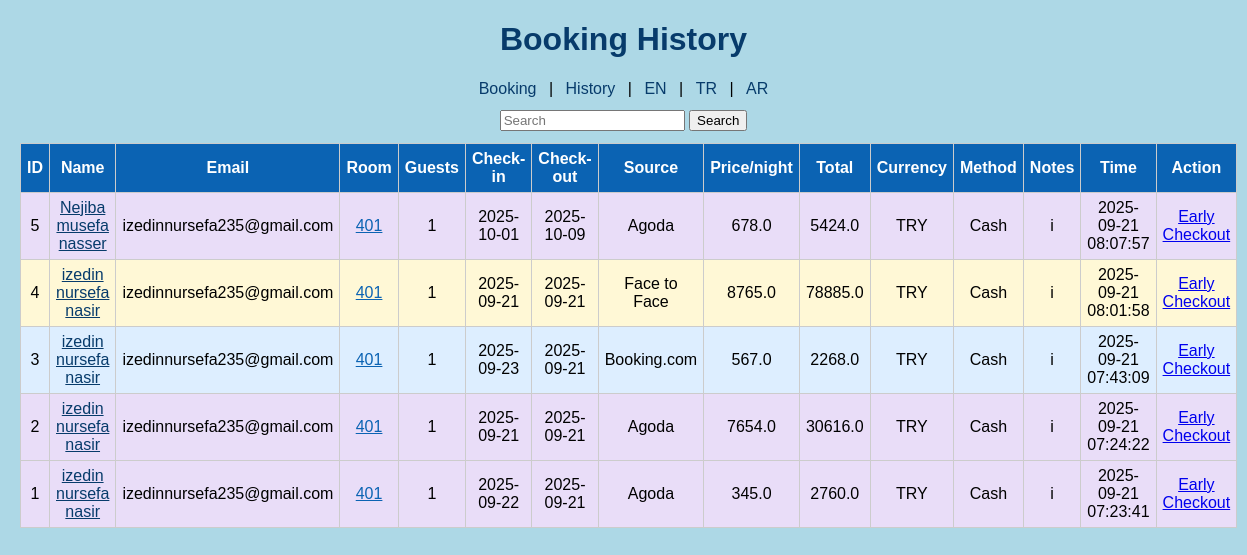
The app's page /history with its own data.
### tables this page shows
CREATE TABLE bookings(
            id INTEGER PRIMARY KEY AUTOINCREMENT,
            name TEXT,
            email TEXT,
            room TEXT,
            guests INTEGER,
            checkin TEXT,
            checkout TEXT,
            source TEXT,
            price_per_night REAL,
            amount_total REAL,
            currency TEXT,
            method TEXT,
            notes TEXT,
            pending INTEGER DEFAULT 0,
            time TEXT
        , amount REAL DEFAULT 0);

### app.py (the view)
@app.route("/history")
def history():
    lang = request.args.get('lang','en')
    t = translations.get(lang, translations['en'])
    q = request.args.get('q','').strip()
    room_filter = request.args.get('room','').strip()
    db = get_db()
    if room_filter:
        rows = db.execute("SELECT * FROM bookings WHERE room=? ORDER BY id DESC", (room_filter,)).fetchall()
    elif q:
        rows = db.execute("SELECT * FROM bookings WHERE name LIKE ? ORDER BY id DESC", ('%'+q+'%',)).fetchall()
    else:
        rows = db.execute("SELECT * FROM bookings ORDER BY id DESC").fetchall()
    return render_template('history.html', history=rows, translations=t, lang=lang, query=q)

### app.py (called while the page is built)
def get_db():
    conn = sqlite3.connect(DB, check_same_thread=False)
    conn.row_factory = sqlite3.Row
    return conn

### templates/history.html (shortened to what this page needs)
<!DOCTYPE html>
<html lang="{{ lang }}">
<head>
</head>
<body>
  <h1>Booking History</h1>
  <nav>
    <a href="/booking?lang={{ lang }}">Booking</a> |
    <a href="/history?lang={{ lang }}">History</a> |
    <a href="/history?lang=en">EN</a> |
    <a href="/history?lang=tr">TR</a> |
    <a href="/history?lang=ar">AR</a>
  </nav>
  <div class="search">
    <form method="get" action="/history">
      <input type="text" name="q" placeholder="{{ translations.search }}" value="{{ query }}">
      <button type="submit">{{ translations.search }}</button>
    </form>
  </div>
  <table>
    <tr>
      <th>ID</th><th>Name</th><th>Email</th><th>Room</th><th>Guests</th>
      <th>Check-in</th><th>Check-out</th><th>Source</th><th>Price/night</th>
      <th>Total</th><th>Currency</th><th>Method</th><th>Notes</th><th>Time</th><th>Action</th>
    </tr>
    {% for r in history %}
      {% set css = '' %}
      {% if r['source'] == 'Agoda' %}{% set css = 'agoda' %}
      {% elif r['source'] == 'Booking.com' %}{% set css = 'bookingcom' %}
      {% elif r['source'] == 'Face to Face' %}{% set css = 'f2f' %}{% endif %}
      {% if r['pending'] == 1 %}{% set css = css + ' pending' %}{% endif %}
    <tr class="{{ css }}">
      <td>{{ r['id'] }}</td>
      <td><a href="/history?q={{ r['name'] }}&lang={{ lang }}" style="color:#073b6b">{{ r['name'] }}</a></td>
      <td>{{ r['email'] }}</td>
      <td><a class="room-link" href="/room/{{ r['room'] }}?lang={{ lang }}">{{ r['room'] }}</a></td>
      <td>{{ r['guests'] }}</td>
      <td>{{ r['checkin'] }}</td>
      <td>{{ r['checkout'] }}</td>
      <td>{{ r['source'] }}</td>
      <td>{{ r['price_per_night'] }}</td>
      <td>{{ r['amount_total'] }}</td>
      <td>{{ r['currency'] }}</td>
      <td>{{ r['method'] }}</td>
      <td>{{ r['notes'] }}</td>
      <td>{{ r['time'] }}</td>
      <td>
        <a href="/early_checkout/{{ r['id'] }}">Early Checkout</a><br>
      </td>
    </tr>
    {% endfor %}
  </table>
</body>
</html>

### templates/history.html (style rules this page uses)
body { font-family:Arial;background:lightblue;margin:20px }
h1 { text-align:center;color:#073b6b }
nav { text-align:center;margin-bottom:12px }
nav a { margin:0 8px;color:#073b6b;text-decoration:none }
.search { text-align:center;margin-bottom:12px }
table { width:100%;border-collapse:collapse;background:white }
th,td { border:1px solid #ccc;padding:6px;text-align:center }
th { background:#0b63b3;color:white }
.agoda { background:#E9DDF8 }
.bookingcom { background:#DDEEFF }
.f2f { background:#FFF8D6 }
a.room-link { color:#0b63b3;text-decoration:underline }

### records on screen
bookings: id "5", name "Nejiba musefa nasser", email "izedinnursefa235@gmail.com", room "401", guests "1", checkin "2025-10-01", checkout "2025-10-09", source "Agoda", price_per_night "678.0", amount_total "5424.0", currency "TRY", method "Cash", notes "i", time "2025-09-21 08:07:57"
bookings: id "4", name "izedin nursefa nasir", email "izedinnursefa235@gmail.com", room "401", guests "1", checkin "2025-09-21", checkout "2025-09-21", source "Face to Face", price_per_night "8765.0", amount_total "78885.0", currency "TRY", method "Cash", notes "i", time "2025-09-21 08:01:58"
bookings: id "3", name "izedin nursefa nasir", email "izedinnursefa235@gmail.com", room "401", guests "1", checkin "2025-09-23", checkout "2025-09-21", source "Booking.com", price_per_night "567.0", amount_total "2268.0", currency "TRY", method "Cash", notes "i", time "2025-09-21 07:43:09"
bookings: id "2", name "izedin nursefa nasir", email "izedinnursefa235@gmail.com", room "401", guests "1", checkin "2025-09-21", checkout "2025-09-21", source "Agoda", price_per_night "7654.0", amount_total "30616.0", currency "TRY", method "Cash", notes "i", time "2025-09-21 07:24:22"
bookings: id "1", name "izedin nursefa nasir", email "izedinnursefa235@gmail.com", room "401", guests "1", checkin "2025-09-22", checkout "2025-09-21", source "Agoda", price_per_night "345.0", amount_total "2760.0", currency "TRY", method "Cash", notes "i", time "2025-09-21 07:23:41"

### other values on screen
{{ translations.search }} "Search"
